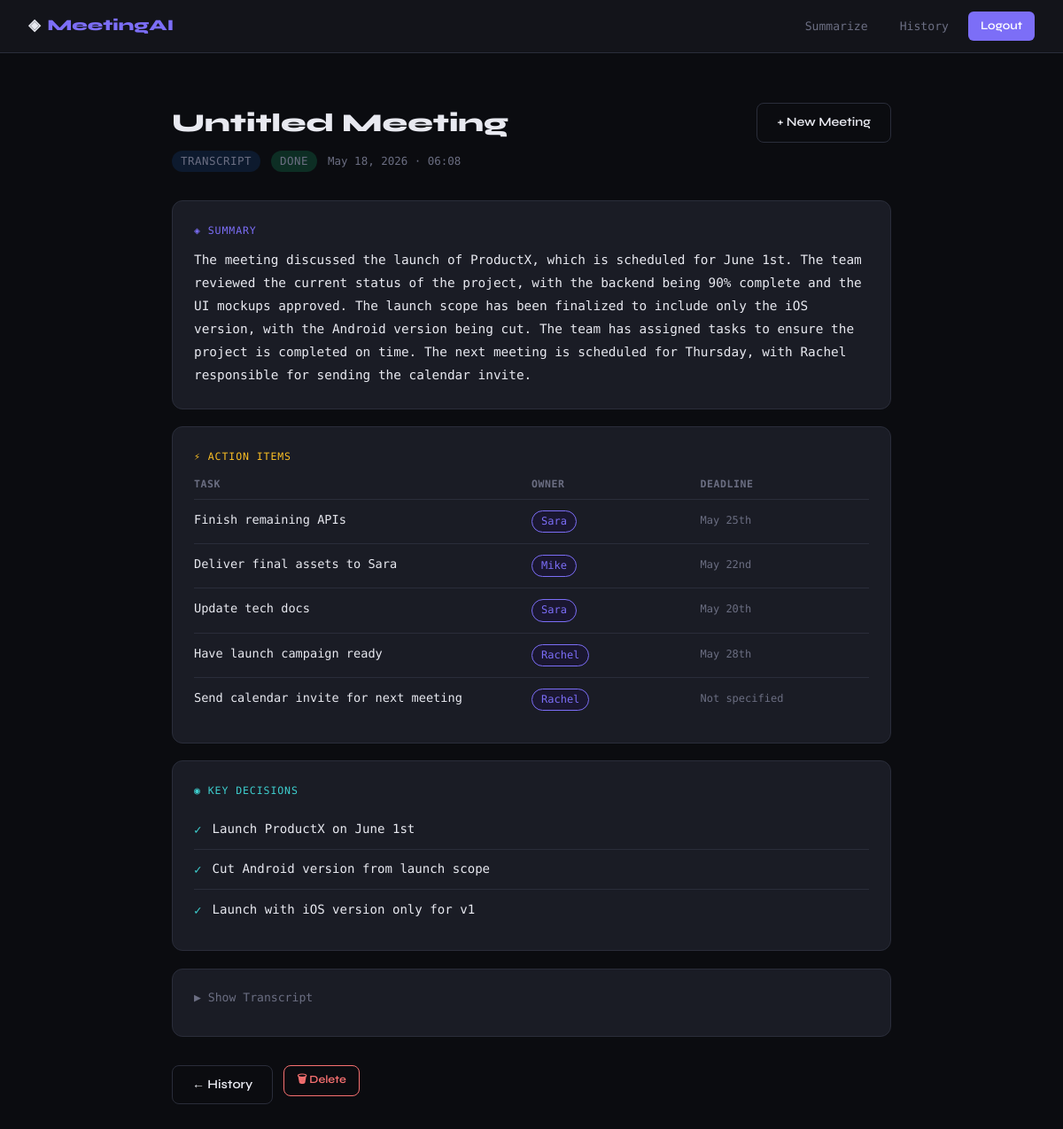
/result/5 (signed in), run on the app's committed database.
### app/models.py (models this page shows, shortened)
class MeetingSummary(db.Model):
    __tablename__ = 'meeting_summaries'
    id = db.Column(db.Integer, primary_key=True)
    user_id = db.Column(db.Integer, db.ForeignKey('users.id'), nullable=False)
    title = db.Column(db.String(200), nullable=False, default='Untitled Meeting')
    input_type = db.Column(db.String(20), nullable=False)  # 'audio' or 'transcript'
    original_filename = db.Column(db.String(255), nullable=True)
    created_at = db.Column(db.DateTime, default=datetime.utcnow)
    transcript = db.Column(db.Text, nullable=True)
    summary = db.Column(db.Text, nullable=True)
    action_items = db.Column(db.Text, nullable=True)   # JSON string
    key_decisions = db.Column(db.Text, nullable=True)  # JSON string
    status = db.Column(db.String(20), default='pending')  # pending, processing, done, error
    error_message = db.Column(db.Text, nullable=True)

### app/routes.py (the view)
@main.route('/result/<int:meeting_id>')
@login_required
def result(meeting_id):
    meeting = MeetingSummary.query.filter_by(id=meeting_id, user_id=current_user.id).first_or_404()
    action_items = []
    key_decisions = []
    if meeting.action_items:
        try:
            action_items = json.loads(meeting.action_items)
        except Exception:
            pass
    if meeting.key_decisions:
        try:
            key_decisions = json.loads(meeting.key_decisions)
        except Exception:
            pass
    return render_template('result.html',
                           meeting=meeting,
                           action_items=action_items,
                           key_decisions=key_decisions)

### app/models.py (called while the page is built)
@login_manager.user_loader
def load_user(user_id):
    return User.query.get(int(user_id))

### app/templates/result.html (shortened to what this page needs)
{% extends "base.html" %}
{% block content %}
<div class="container">
  <div class="result-header">
    <div>
      <h1>{{ meeting.title }}</h1>
      <div class="result-meta">
        <span class="badge badge-{{ meeting.input_type }}">{{ meeting.input_type }}</span>
        <span class="badge badge-done">Done</span>
        <span>{{ meeting.created_at.strftime('%b %d, %Y · %H:%M') }}</span>
      </div>
    </div>
    <a href="{{ url_for('main.index') }}" class="btn btn-outline">+ New Meeting</a>
  </div>
  <div class="section-card">
    <div class="section-label">◈ Summary</div>
    <p class="summary-text">{{ meeting.summary or 'No summary available.' }}</p>
  </div>
  <div class="section-card">
    <div class="section-label actions">⚡ Action Items</div>
    {% if action_items %}
      <table class="action-table">
        <thead>
          <tr>
            <th style="width:50%">Task</th>
            <th style="width:25%">Owner</th>
            <th style="width:25%">Deadline</th>
          </tr>
        </thead>
        <tbody>
          {% for item in action_items %}
          <tr>
            <td>{{ item.task }}</td>
            <td><span class="owner-chip">{{ item.owner }}</span></td>
            <td><span class="deadline-chip">{{ item.deadline }}</span></td>
          </tr>
          {% endfor %}
        </tbody>
      </table>
    {% else %}
      <p class="empty-state">No action items identified.</p>
    {% endif %}
  </div>
  <div class="section-card">
    <div class="section-label decisions">◉ Key Decisions</div>
    {% if key_decisions %}
      {% for decision in key_decisions %}
        <div class="decision-item">{{ decision }}</div>
      {% endfor %}
    {% else %}
      <p class="empty-state">No key decisions identified.</p>
    {% endif %}
  </div>
  {% if meeting.transcript %}
  <div class="section-card">
    <button class="transcript-toggle" onclick="toggleTranscript(this)">
      ▶ Show Transcript
    </button>
  </div>
  {% endif %}
  <div class="actions-row">
    <a href="{{ url_for('main.history') }}" class="btn btn-outline">← History</a>
    <form action="{{ url_for('main.delete_meeting', meeting_id=meeting.id) }}" method="POST" onsubmit="return confirm('Delete this summary?')">
      <button type="submit" class="btn btn-danger">🗑 Delete</button>
    </form>
  </div>
</div>
{% endblock %}

### app/templates/base.html (style rules this page uses)
*, *::before, *::after { box-sizing: border-box; margin: 0; padding: 0; }
:root { --bg: #0b0c10; --surface: #13141a; --card: #1a1c25; --border: #2a2d3a; --accent: #7c6ef7; --accent2: #3ecfcf; --text: #e8e9f0; --muted: #6b6e82; --success: #34d399; --danger: #f87171; --warn: #fbbf24; --radius: 12px; }
body { background: var(--bg); color: var(--text); font-family: 'DM Mono', monospace; min-height: 100vh; line-height: 1.6; }
.container { max-width: 860px; margin: 0 auto; padding: 2.5rem 1.5rem; }
h1 { font-family: 'Syne', sans-serif; font-weight: 800; font-size: 1.8rem; color: var(--text); }
p { color: var(--muted); font-size: 0.88rem; }
.btn { display: inline-flex; align-items: center; gap: 6px; padding: 10px 22px; border-radius: 8px; font-family: 'Syne', sans-serif; font-weight: 600; font-size: 0.88rem; cursor: pointer; border: none; transition: all 0.2s; text-decoration: none; }
.btn-outline { background: transparent; color: var(--text); border: 1px solid var(--border); }
.btn-danger { background: transparent; color: var(--danger); border: 1px solid var(--danger); font-size: 0.78rem; padding: 6px 14px; }
.badge { display: inline-block; padding: 2px 10px; border-radius: 20px; font-size: 0.72rem; font-weight: 500; text-transform: uppercase; letter-spacing: 0.04em; }
.badge-done { background: #0d2e24; color: var(--success); }
.badge-transcript { background: #0d1a2e; color: var(--accent2); }

### app/templates/result.html (style rules this page uses)
.result-header { display: flex; align-items: flex-start; justify-content: space-between; margin-bottom: 2rem; gap: 1rem; flex-wrap: wrap; }
.result-meta { display: flex; align-items: center; gap: 0.75rem; margin-top: 0.5rem; flex-wrap: wrap; }
.result-meta span { font-size: 0.78rem; color: var(--muted); }
.section-card { background: var(--card); border: 1px solid var(--border); border-radius: var(--radius); padding: 1.5rem; margin-bottom: 1.2rem; }
.section-label { font-size: 0.72rem; text-transform: uppercase; letter-spacing: 0.08em; color: var(--accent); margin-bottom: 0.75rem; display: flex; align-items: center; gap: 6px; }
.section-label.decisions { color: var(--accent2); }
.section-label.actions { color: var(--warn); }
.summary-text { color: var(--text); font-size: 0.9rem; line-height: 1.8; }
.action-table { width: 100%; border-collapse: collapse; }
.action-table th { text-align: left; font-size: 0.72rem; text-transform: uppercase; letter-spacing: 0.05em; color: var(--muted); padding: 0 0 0.5rem 0; border-bottom: 1px solid var(--border); }
.action-table td { padding: 0.75rem 0; font-size: 0.85rem; border-bottom: 1px solid var(--border); vertical-align: top; }
.action-table tr:last-child td { border-bottom: none; }
.owner-chip { display: inline-block; padding: 2px 10px; background: #1a1730; border: 1px solid var(--accent); border-radius: 20px; font-size: 0.75rem; color: var(--accent); }
.deadline-chip { font-size: 0.75rem; color: var(--muted); }
.decision-item { display: flex; align-items: flex-start; gap: 0.75rem; padding: 0.65rem 0; border-bottom: 1px solid var(--border); font-size: 0.88rem; }
.decision-item:last-child { border-bottom: none; }
.decision-item::before { content: '✓'; color: var(--accent2); flex-shrink: 0; margin-top: 1px; }
.transcript-toggle { background: none; border: none; color: var(--muted); font-family: 'DM Mono', monospace; font-size: 0.82rem; cursor: pointer; padding: 0; display: flex; align-items: center; gap: 6px; margin-bottom: 0.75rem; }
.actions-row { display: flex; gap: 0.75rem; margin-top: 2rem; flex-wrap: wrap; }

### data on the page
MeetingSummary: title "Untitled Meeting", input_type "TRANSCRIPT", created_at "May 18, 2026 · 06:08", summary "The meeting discussed the launch of ProductX, which is scheduled for June 1st. The team reviewed the current status of the project, with the backend being 90% complete and the UI mockups approved. The launch scope has been finalized to include only the iOS version, with the Android version being cut. The team has assigned tasks to ensure the project is completed on time. The next meeting is scheduled for Thursday, with Rachel responsible for sending the calendar invite."

### other printed values
{{ item.task }} "Finish remaining APIs" "Deliver final assets to Sara" "Update tech docs" "Have launch campaign ready" "Send calendar invite for next meeting"
{{ item.owner }} "Sara" "Mike" "Sara" "Rachel" "Rachel"
{{ item.deadline }} "May 25th" "May 22nd" "May 20th" "May 28th" "Not specified"
{{ decision }} "Launch ProductX on June 1st" "Cut Android version from launch scope" "Launch with iOS version only for v1"
